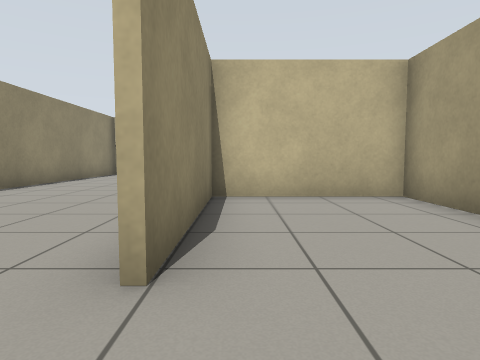
view 1 (above)

24 first-person views from a walk through a robot-simulator world made for Gazebo. The camera is 0.72 m above the floor, tilts 4° down and sees 75° across. The floor is counted in squares, 1 m on a side. Each view is taken from the middle of a square. On the plan, view 1 faces up. The plan holds only what a view shows up to about 10 squares ahead; the rest is blank.

view 2
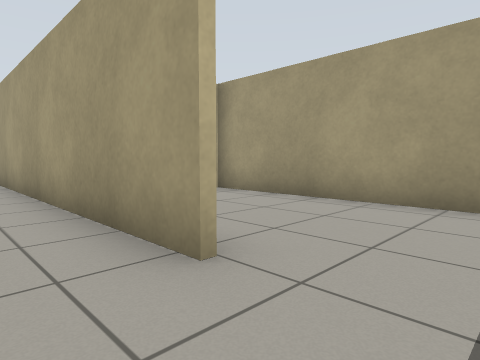

view 3
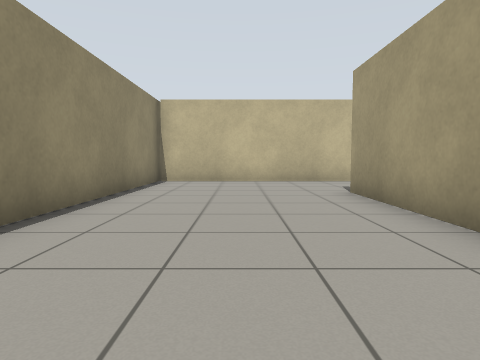

view 4
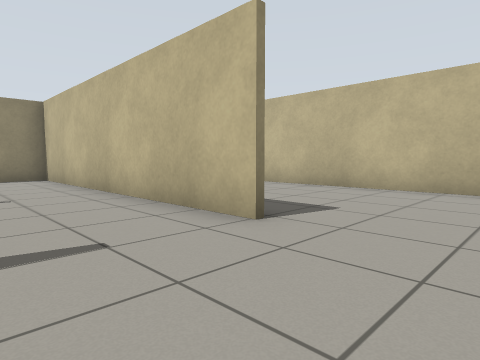

view 5
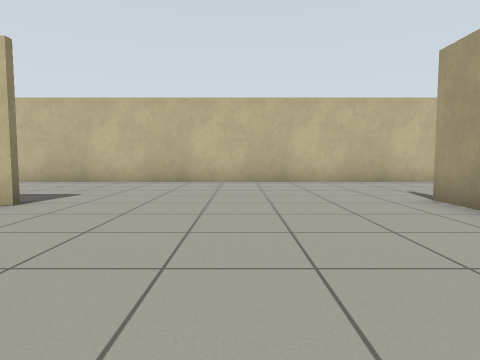

view 6
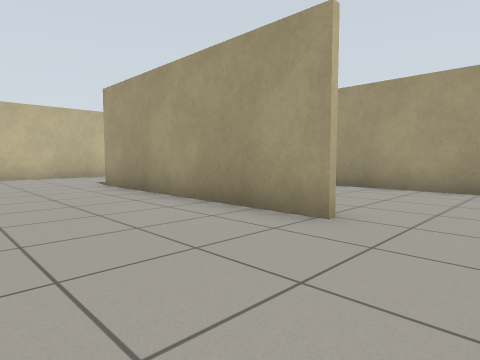

view 7
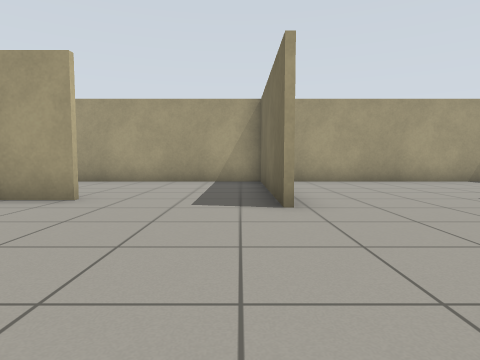

view 8
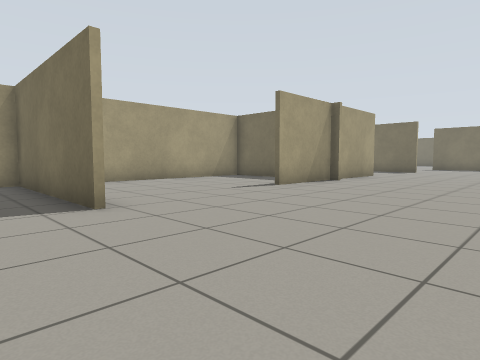

view 9
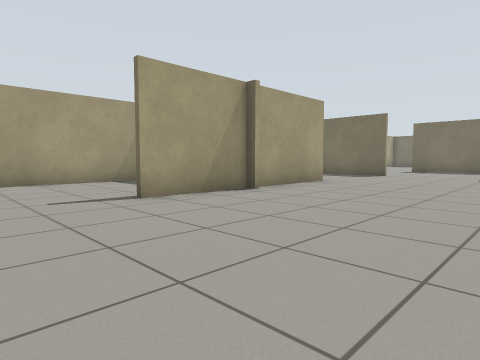

view 10
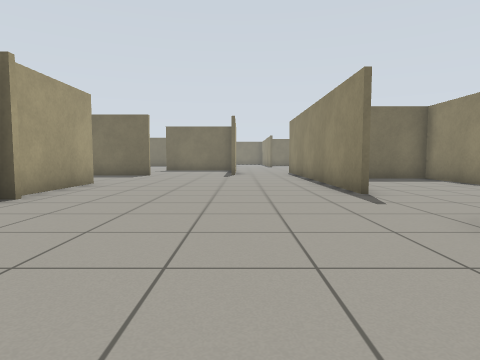

view 11
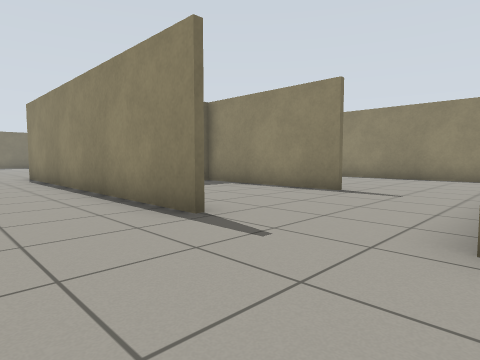

view 12
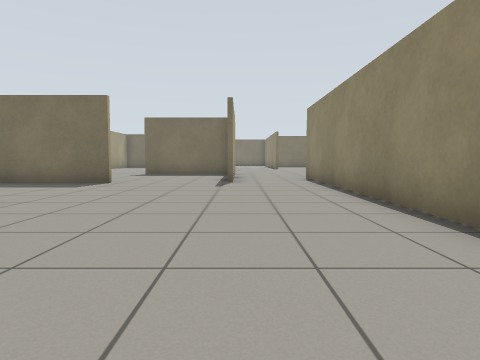

view 13
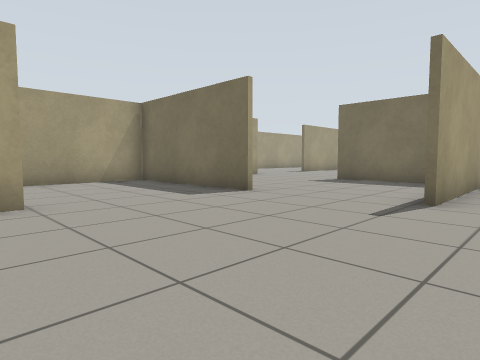

view 14
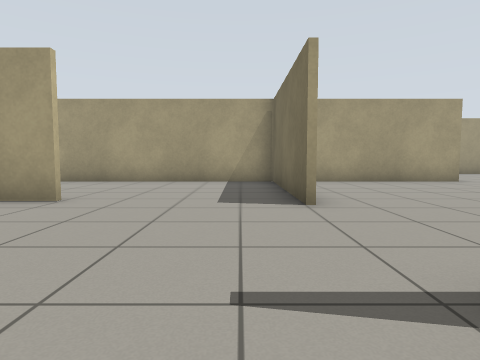

view 15
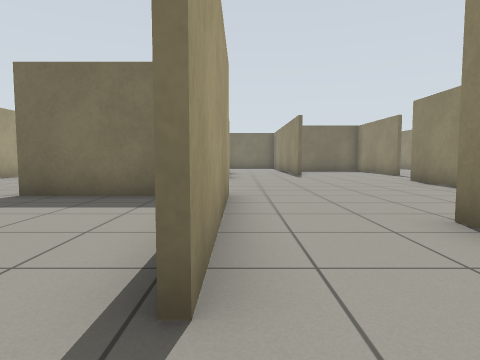

view 16
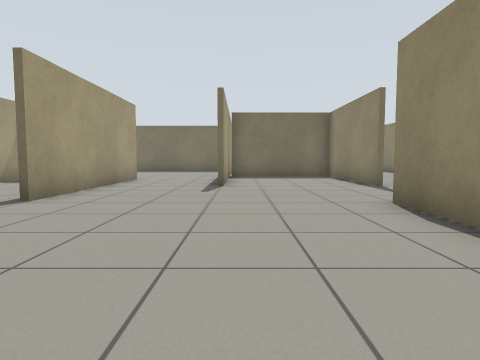

view 17
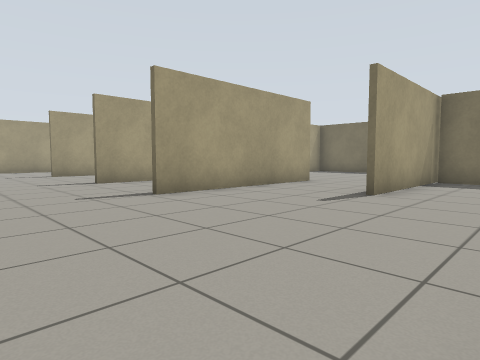

view 18
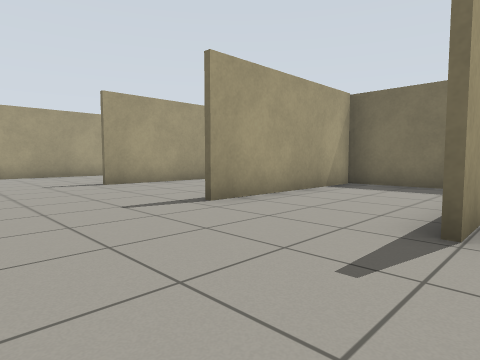

view 19
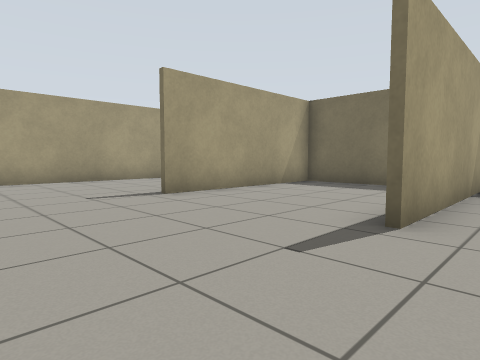

view 20
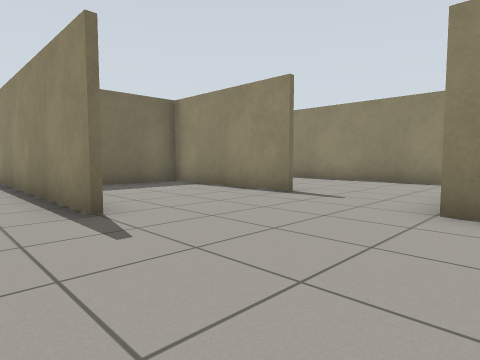

view 21
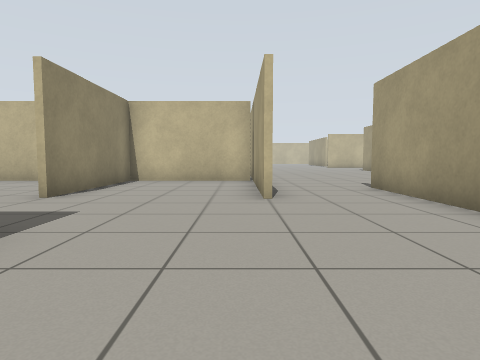

view 22
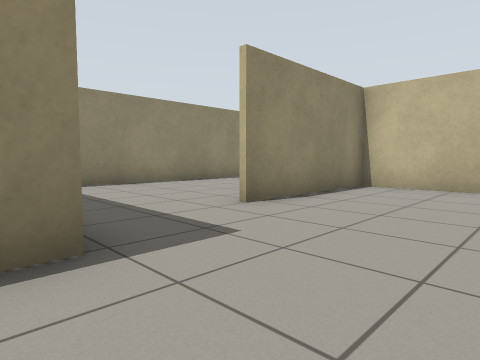

view 23
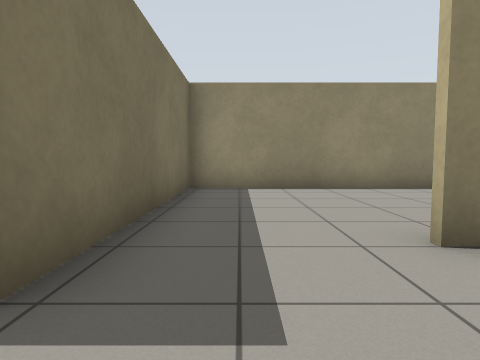

view 24
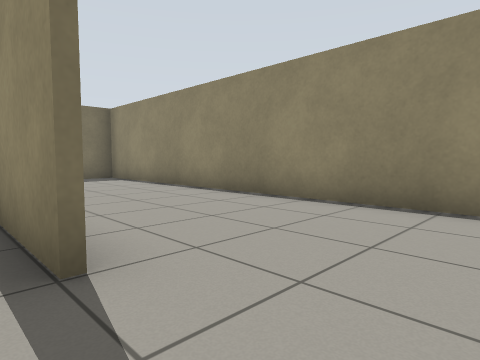

### Floor plan
Points are (right, up) in squares from view 1. A wall is a line through its corners. A room is listed if a view was taken in it or the views show most of it. See-through windows are left out.
Room 1 (view 1)
walls: (3.1, 0.6) (3.1, 5.8) (-0.5, 5.8) (-0.5, 1.6)
ways out: opening at (-1, 0.5) to room 2
Room 2 (views 2, 3, 4, 5, 6, 7, 8, 9, 10, 11, 12, 13, 14, 15, 16, 17, 18, 19, 20, 21, 22, 23, 24)
walls: (3.6, -4.1) (3.6, -13.5); (10.3, -7) (10.3, -3.9); (10.3, -3.4) (10.3, -0.6); (9.7, -11) (14.5, -11); (-0.5, -4.2) (-0.5, -8.7); (3.4, -13.5) (3.4, -9.1) (-0.5, -9.1) (-0.5, -13.4); (14.6, -2.7) (14.6, 3.4); (6.2, -15.9) (6.2, -11.2); (7.5, -15.9) (10.2, -15.9); (-0.7, 1.6) (-0.7, 10.6); (9.5, 4.4) (14.6, 4.4) (14.6, 10); (-5.5, -2.5) (-5.5, -3.8); (-0.6, -16.2) (0.6, -16.2) (0.6, -20); (14.6, -16.7) (14.6, -4.5); (10.3, 7.8) (10.3, 14.4); (3.6, -23) (3.6, -26.5); (-0.5, -23) (-0.5, -27.4) (3.4, -27.4); (-4.8, -21) (-4.8, -30.5); (7.7, -25.5) (10.1, -25.5) (10.1, -20.2); (6.5, -25.7) (6.5, -20.1); (3.6, 13.7) (-5.5, 13.7); (19.2, -21.1) (19.2, -18.2); (12, -25.5) (14.6, -25.5) (14.6, -20.2); (3.4, -27.9) (3.4, -23); (-5.5, 14.1) (-5.5, 7.1); (12.9, 18.4) (-0.4, 18.4)
ways out: opening at (-1, 0.5) to room 1; opening at (0, -14.5) to room 3; gap at (-5, -9) to room 3
Room 3 (no view inside)
walls: (-3.4, -9.1) (-4.6, -9.1); (-5.5, -10.2) (-5.5, -16.2) (-0.6, -16.2)
ways out: opening at (0, -14.5) to room 2; gap at (-5, -9) to room 2

Positions as (right, up) in squares from view 1, and headings:
1: (0, 0), facing up
2: (-2, 0), facing up-right
3: (-3, 4), facing up
4: (6, 11), facing up-left
5: (7, 9), facing up
6: (7, 6), facing up-right
7: (5, 5), facing right
8: (5, 6), facing down-right
9: (5, 2), facing down-right
10: (6, 2), facing down
11: (6, -1), facing down-left
12: (6, -2), facing down
13: (5, -6), facing down-right
14: (5, -10), facing right
15: (6, -10), facing down
16: (3, -15), facing down
17: (1, -17), facing down-right
18: (6, -17), facing down-right
19: (9, -17), facing down-right
20: (5, -19), facing down-left
21: (3, -19), facing up
22: (3, -17), facing up-left
23: (2, -15), facing left
24: (0, -21), facing down-left
